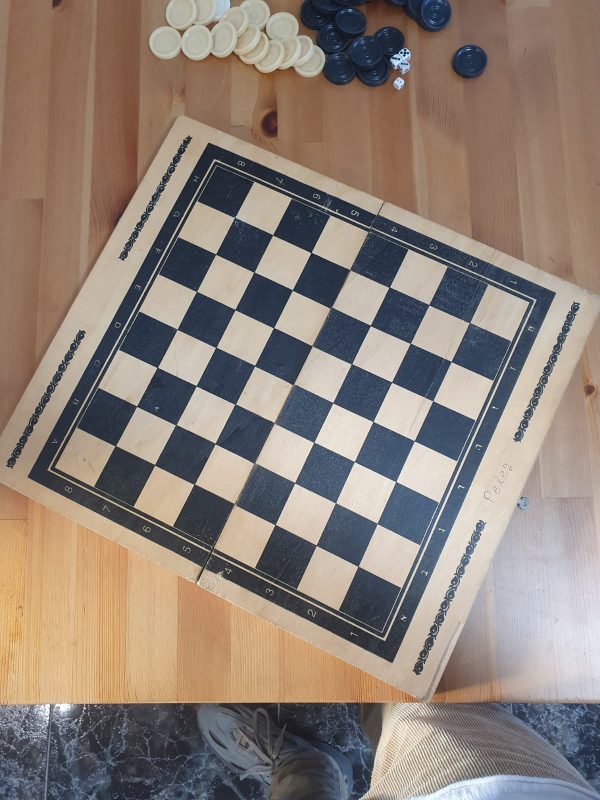
#> input picture images_taken/img_6.jpg, 1200 x 1600 px (shown at 1/2 size)
$ python align_board.py
#> lines starting #> are read from the running program, lines starting #| are printed output that depends on the picture
#> further down, img_to_al is the input picture: shape (1600, 1200, 3); mean R, G, B 141.7, 128.6, 119.2
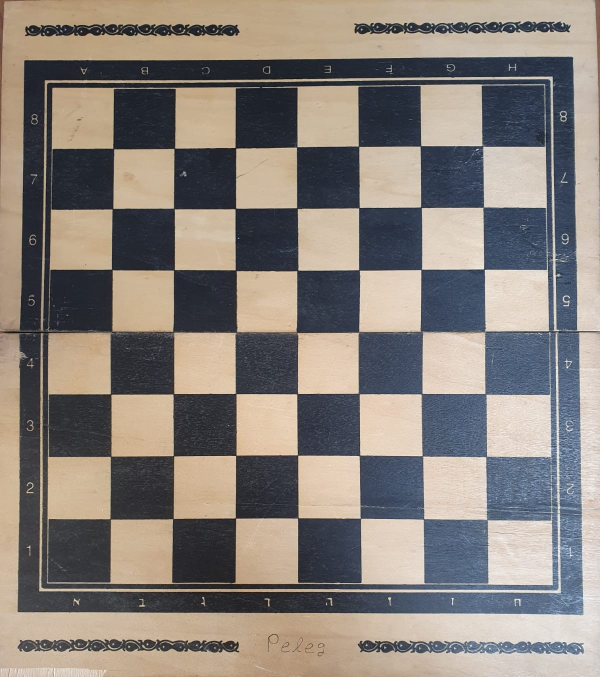
#> input picture images_taken/ref_img.jpg, 1200 x 1354 px (shown at 1/2 size)
#> further down, ref_img is the input picture: shape (1354, 1200, 3); mean R, G, B 136.7, 129.2, 122.9
import image_sample
import cv2
import matplotlib.pyplot as plt
import numpy as np
import imutils

def align_board(img_to_al, ref_img, max_features = 300, keep_percent = 1, verbose = False, crop_width = 70, crop_height = 140):
    """
    Aligns the board in the image to the reference image.
    :param img_to_al: The image to align.
    :param ref_img: The reference image.
    :param max_features: The maximum number of features to detect in the images.
    :param keep_percent: The percentage of features to keep when aligning the images.
    :param verbose: Whether to display the images and print the results.
    :return: The aligned image.
    """
#> called with max_features = 300, keep_percent = 1, verbose = True, crop_width = 70, crop_height = 140
    # Convert the images to grayscale
    img_to_al_gray = cv2.cvtColor(img_to_al, cv2.COLOR_BGR2GRAY)
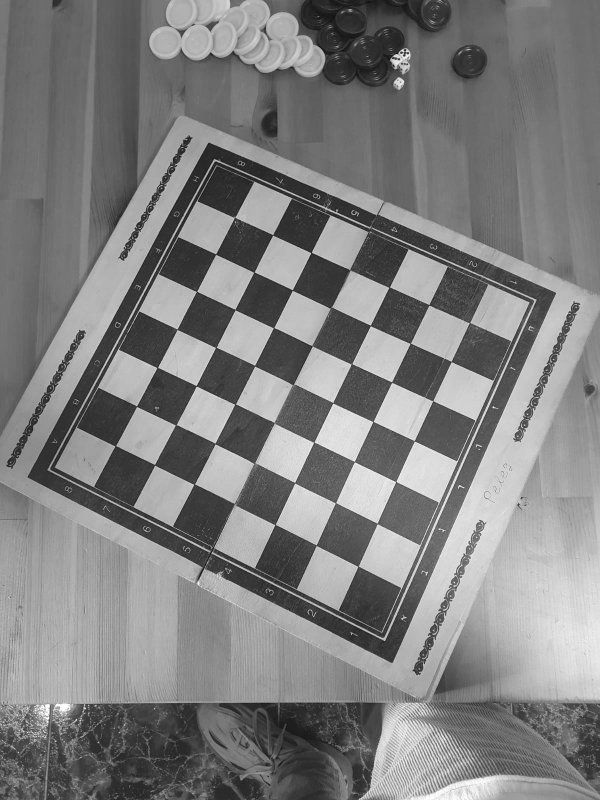
#> img_to_al_gray: shape (1600, 1200) (shown at 1/2 size); min 0, max 255, mean 127.3
    ref_img_gray = cv2.cvtColor(ref_img, cv2.COLOR_BGR2GRAY)
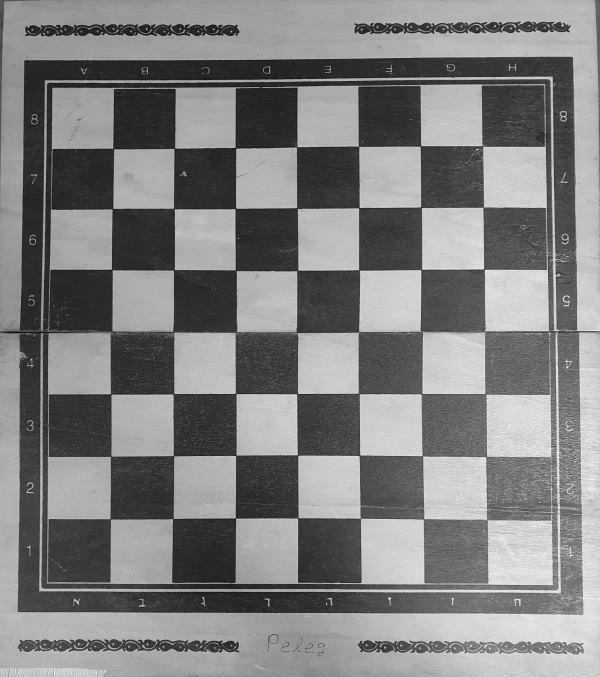
#> ref_img_gray: shape (1354, 1200) (shown at 1/2 size); min 1, max 255, mean 128.2
    # Detect ORB features and compute the descriptors
    orb = cv2.ORB_create(max_features)
    kp1, des1 = orb.detectAndCompute(img_to_al_gray, None)
#> kp1 = 300 keypoints; strongest (x, y, size): (802, 106, 31), (816, 106, 31), (807, 111, 31), (919, 971, 31)
    kp2, des2 = orb.detectAndCompute(ref_img_gray, None)
#> kp2 = 300 keypoints; strongest (x, y, size): (965, 538, 31), (970, 540, 31), (474, 909, 31), (962, 537, 53.6)
    # Match the features
    bf = cv2.BFMatcher(cv2.NORM_HAMMING, crossCheck=True)
    matches = bf.match(des1, des2)
#> matches = 74 matches
    # Sort the matches by distance
    matches = sorted(matches, key=lambda x: x.distance)
    # Keep only the best matches
    num_good_matches = int(len(matches) * keep_percent)
#> num_good_matches = 74
    matches = matches[:num_good_matches]
    # Draw the matches
    img_matches = cv2.drawMatches(img_to_al, kp1, ref_img, kp2, matches, None)
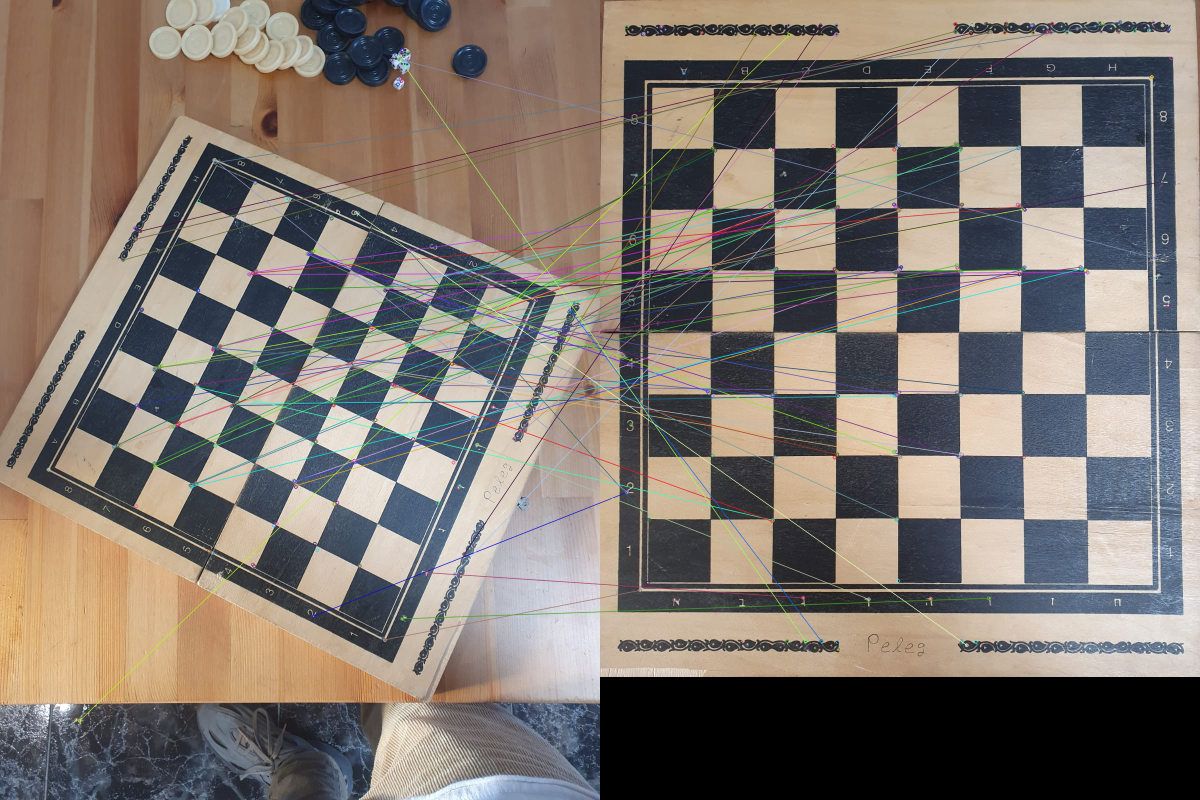
#> img_matches: shape (1600, 2400, 3) (shown at 1/2 size); mean R, G, B 128.2, 119.1, 111.7
    img_matches = imutils.resize(img_matches, width=2000)
#> img_matches: shape (1333, 2000, 3)
    # Extract the matched keypoints
    points1 = np.zeros((len(matches), 2), dtype=np.float32)
#> points1 = 74 pairs, first value 0 to 0, second value 0 to 0
    points2 = np.zeros((len(matches), 2), dtype=np.float32)
#> points2 = 74 pairs, first value 0 to 0, second value 0 to 0
    for i, match in enumerate(matches):
        points1[i, :] = kp1[match.queryIdx].pt
        points2[i, :] = kp2[match.trainIdx].pt
#> this loop made 74 passes
#> after the loop, points1 = 74 pairs, first value 159 to 1140, second value 117 to 1441; points2 = 74 pairs, first value 54 to 1123, second value 44 to 1290
    # Find the homography
    h, mask = cv2.findHomography(points1, points2, cv2.RANSAC)
#> h = [[0.666, -1.33, 1280.2], [1.36, 0.767, -668.4], [-1.72e-05, 0.00013, 1]]; mask = 74 values, max 1 at index 0, min 0 at index 1, mean 0.162
    # Use the homography to align the images
    height, width, _ = ref_img.shape
#> height = 1354; width = 1200
    aligned_img = cv2.warpPerspective(img_to_al, h, (width, height))
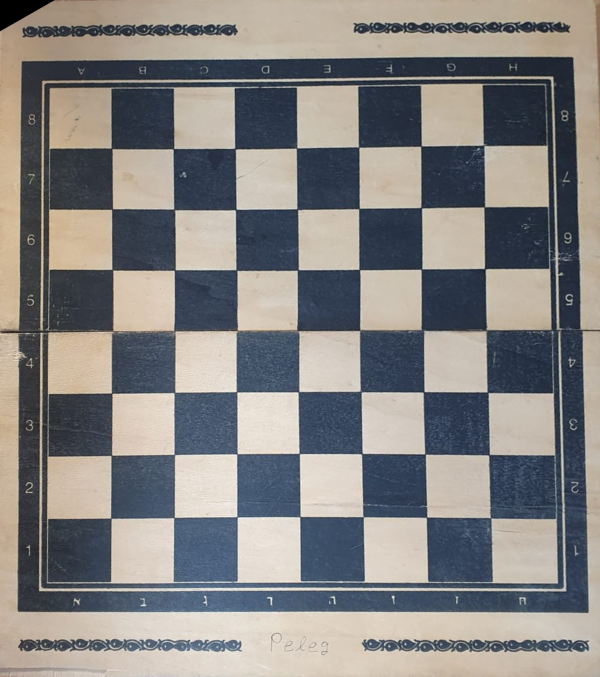
#> aligned_img: shape (1354, 1200, 3) (shown at 1/2 size); mean R, G, B 133.3, 131.6, 130.1
    aligned_img = aligned_img[crop_height:height-crop_height, crop_width:width-crop_width] # Crop the image
#> aligned_img: shape (1074, 1060, 3)
    # Display the images and print the results
    if verbose:
        print(f"Number of matches: {len(matches)}")
#| Number of matches: 74

        fig, ax = plt.subplots(1, 2, figsize=(10, 10))
        ax[0].imshow(img_matches)
        ax[0].set_title('Matches')
        ax[1].imshow(aligned_img)
        ax[1].set_title('Aligned Image')
        plt.show()

    return aligned_img


if __name__ == "__main__":
    img_to_al = plt.imread("images_taken/img_6.jpg")
    ref_img = plt.imread("images_taken/ref_img.jpg")

    verbose = True
    max_lines = 20

    aligned_img = align_board(img_to_al, ref_img, verbose=True)
    aligned_img_gray = cv2.cvtColor(aligned_img, cv2.COLOR_BGR2GRAY)
    #apply canny edge detection
    edges = cv2.Canny(aligned_img_gray, 50, 400)
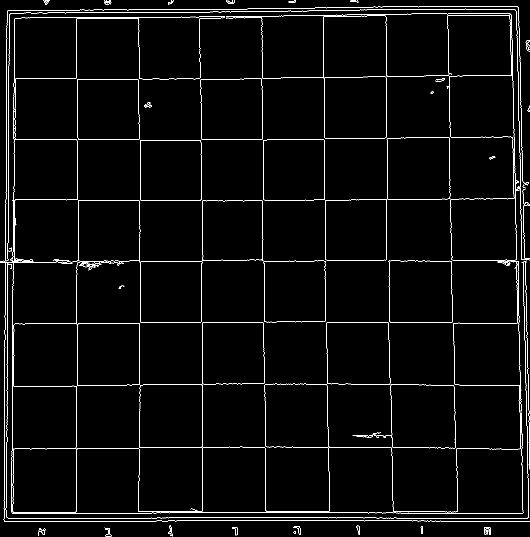
#> edges: shape (1074, 1060) (shown at 1/2 size); 2.6% white in thin lines or dots
    #compute the hough lines
    lines = cv2.HoughLines(edges, 2, 3*np.pi / 180, 200)
#> lines = 43 rows, first 8: [1042, 1.57], [1036, 1.57], [1026, 1.57], [28, 0], [404, 0], [12, 0], [280, 0], [522, 1.57]

    # [17 lines of commented-out code are left out]
    for line in lines[:max_lines]:
        rho, theta = line[0]
        a = np.cos(theta)
        b = np.sin(theta)
        x0 = a * rho
        y0 = b * rho
        x1 = int(x0 + 2000 * (-b))
        y1 = int(y0 + 2000 * (a))
        x2 = int(x0 - 2000 * (-b))
        y2 = int(y0 - 2000 * (a))
        cv2.line(aligned_img, (x1, y1), (x2, y2), (0, 0, 255), 2)
#> this loop made 20 passes
#> (rho, theta, a, b, x0, y0, x1, y1) on passes 1 to 12: (1042, 1.57, -4.37e-08, 1, -4.55e-05, 1042, -2000, 1041), (1036, 1.57, -4.37e-08, 1, -4.53e-05, 1036, -2000, 1035), (1026, 1.57, -4.37e-08, 1, -4.48e-05, 1026, -2000, 1025), (28, 0, 1, 0, 28, 0, 28, 2000), (404, 0, 1, 0, 404, 0, 404, 2000), (12, 0, 1, 0, 12, 0, 12, 2000), (280, 0, 1, 0, 280, 0, 280, 2000), (522, 1.57, -4.37e-08, 1, -2.28e-05, 522, -2000, 521), (644, 1.57, -4.37e-08, 1, -2.82e-05, 644, -2000, 643), (24, 0, 1, 0, 24, 0, 24, 2000), (1040, 0, 1, 0, 1040, 0, 1040, 2000), (152, 0, 1, 0, 152, 0, 152, 2000)
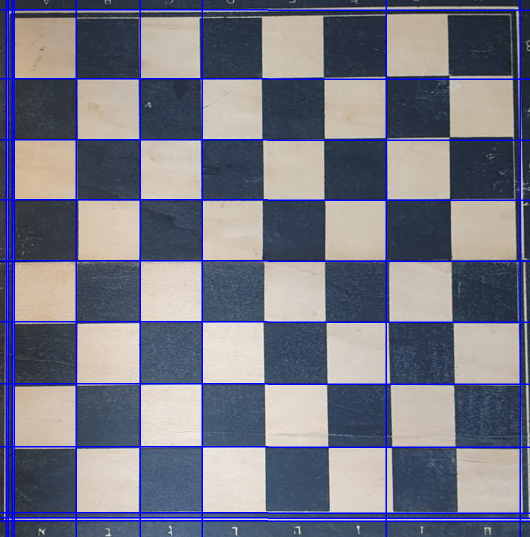
#> aligned_img: shape (1074, 1060, 3) (shown at 1/2 size); mean R, G, B 117.2, 118, 134.1

    #compute the intesections of the lines

    if verbose:
        #display the image
        plt.imshow(aligned_img, cmap='gray')
        plt.show()
